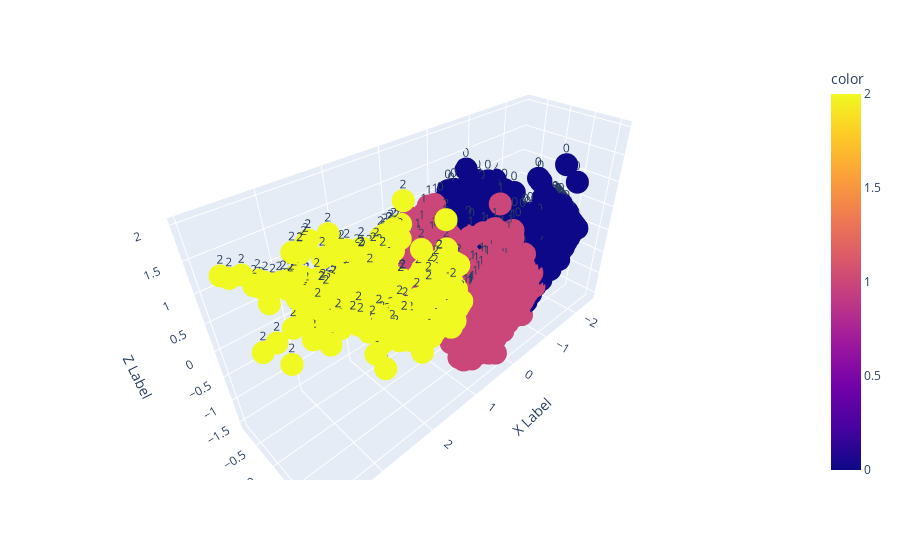

The code cell stored with this chart in its notebook:
### Code cell
figure = px.scatter_3d(df,
    x='X',
    y='Y',
    z='Z', category_orders={"clusters": ["0", "1", "2"]}, color=kmeans.labels_,text='Cluster',  labels={'X': 'X Label', 'Y': 'Y Label', 'Z': 'Z Label'},)


# Display the figure using iplot
iplot(figure)

### Figure 1 — Plotly figure (JSON) as saved in the notebook; plotly's stock layout.template omitted (floating-point values rounded to 4 significant figures; data arrays with more than 128 entries replaced by an {"elided": "..."} marker saying what was removed)
{"data": [{"hovertemplate": "X Label=%{x}<br>Y Label=%{y}<br>Z Label=%{z}<br>Cluster=%{text}<br>color=%{marker.color}<extra></extra>", "legendgroup": "", "marker": {"color": {"elided": "6698 int values"}, "coloraxis": "coloraxis", "symbol": "circle"}, "mode": "markers+text", "name": "", "scene": "scene", "showlegend": false, "text": {"elided": "6698 int values"}, "type": "scatter3d", "x": {"elided": "6698 float values"}, "y": {"elided": "6698 float values"}, "z": {"elided": "6698 float values"}}], "layout": {"coloraxis": {"colorbar": {"title": {"text": "color"}}, "colorscale": [[0, "#0d0887"], [0.1111, "#46039f"], [0.2222, "#7201a8"], [0.3333, "#9c179e"], [0.4444, "#bd3786"], [0.5556, "#d8576b"], [0.6667, "#ed7953"], [0.7778, "#fb9f3a"], [0.8889, "#fdca26"], [1, "#f0f921"]]}, "legend": {"tracegroupgap": 0}, "margin": {"t": 60}, "scene": {"domain": {"x": [0, 1], "y": [0, 1]}, "xaxis": {"title": {"text": "X Label"}}, "yaxis": {"title": {"text": "Y Label"}}, "zaxis": {"title": {"text": "Z Label"}}}}}
